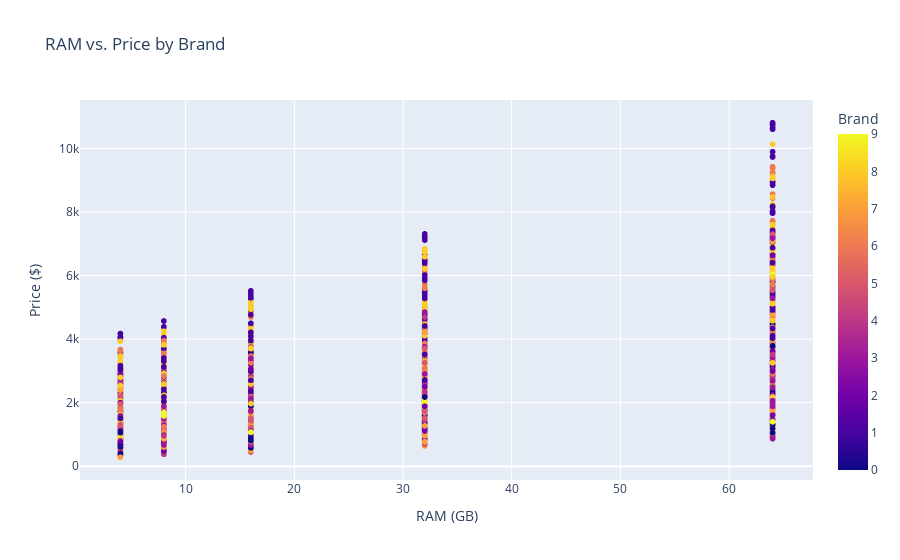

The cell this chart's notebook holds for it:
### Markdown cell above
Exploratory Data Analysis (EDA)

### Code cell
import matplotlib.pyplot as plt
import seaborn as sns
import plotly.express as px

print(df.describe())

plt.figure(figsize=(8,6))
sns.histplot(df['Price ($)'], kde=True, bins=30)
plt.title('Distribution of Laptop Prices')
plt.xlabel('Price')
plt.ylabel('Frequency')
plt.show()

plt.figure(figsize=(8,6))
sns.boxplot(x=df['RAM (GB)'])
plt.title('Boxplot of RAM')
plt.xlabel('RAM (GB)')
plt.show()

plt.figure(figsize=(8,6))
sns.scatterplot(x=df['RAM (GB)'], y=df['Price ($)'])
plt.title('RAM vs. Price')
plt.xlabel('RAM (GB)')
plt.ylabel('Price')
plt.show()

# Correlation Matrix Heatmap
# plt.figure(figsize=(12,10))
# sns.heatmap(df.corr(), annot=True, cmap='coolwarm')
# plt.title('Correlation Matrix')
# plt.show()

fig = px.scatter(df, x='RAM (GB)', y='Price ($)', color='Brand', 
                 title='RAM vs. Price by Brand',
                 labels={'Ram':'RAM (GB)', 'Price':'Price ($)'})
fig.show()

### Figure 1 — Plotly figure (JSON) as saved in the notebook; plotly's stock layout.template omitted (floating-point values rounded to 4 significant figures; data arrays with more than 128 entries replaced by an {"elided": "..."} marker saying what was removed)
{"data": [{"hovertemplate": "RAM (GB)=%{x}<br>Price ($)=%{y}<br>Brand=%{marker.color}<extra></extra>", "legendgroup": "", "marker": {"color": {"elided": "11768 int values"}, "coloraxis": "coloraxis", "symbol": "circle"}, "mode": "markers", "name": "", "showlegend": false, "type": "scattergl", "x": {"elided": "11768 int values"}, "xaxis": "x", "y": {"elided": "11768 float values"}, "yaxis": "y"}], "layout": {"coloraxis": {"colorbar": {"title": {"text": "Brand"}}, "colorscale": [[0, "#0d0887"], [0.1111, "#46039f"], [0.2222, "#7201a8"], [0.3333, "#9c179e"], [0.4444, "#bd3786"], [0.5556, "#d8576b"], [0.6667, "#ed7953"], [0.7778, "#fb9f3a"], [0.8889, "#fdca26"], [1, "#f0f921"]]}, "legend": {"tracegroupgap": 0}, "title": {"text": "RAM vs. Price by Brand"}, "xaxis": {"anchor": "y", "domain": [0, 1], "title": {"text": "RAM (GB)"}}, "yaxis": {"anchor": "x", "domain": [0, 1], "title": {"text": "Price ($)"}}}}
